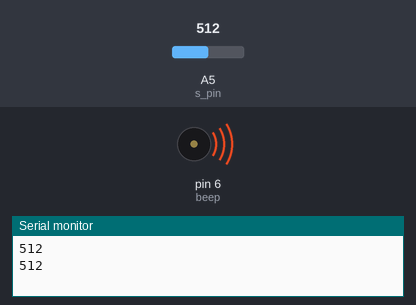
A sketch run on a simulated Arduino Uno, built with avr-gcc and run on an emulated ATmega328P. Shown: buzzer (waves = sounding), the last lines printed to the serial monitor. Inputs (shaded band) come from the test bench; at power-on: A5 (s_pin) = 512.

Above: at 5.3 s.
5.4 s: A5 (s_pin) set to 164
15.0 s: A5 (s_pin) set to 143
At 18.5 s:
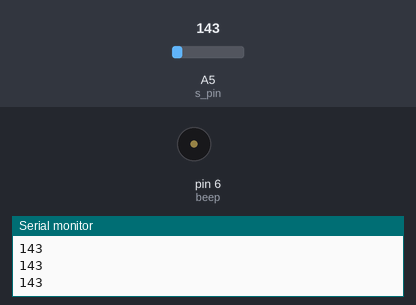
Timing chart, 0 to 20.0 s (numbered marks = the images above; inputs shaded):
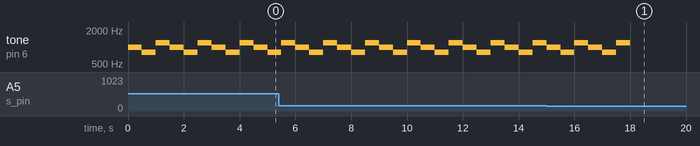

Measured:
- the behaviour switches between 151 and 150 on A5 (s_pin) (found by bisection; images 0 and 1)
- by itself, tone on pin 6 (beep): plays 1000 Hz for 0.50 s, 800 Hz for 0.50 s, 1200 Hz for 0.50 s, 1000 Hz for 0.50 s, 800 Hz for 0.50 s, 1200 Hz for 0.50 s

The sketch:

Human__sensorTest.ino
```cpp
const int s_pin = A5;
const int beep = 6;
int val = 0;

void setup() {
  // put your setup code here, to run once:
  Serial.begin(9600);
  pinMode(s_pin, INPUT);
  pinMode(beep, OUTPUT);
}

void loop() {
  // put your main code here, to run repeatedly:
  val = analogRead(s_pin);
  Serial.println(val);

  if(val > 150){
    int t = 0;
    while(t < 3){
      t++;
      tone(beep, 1000);
      delay(500);
      tone(beep, 800);
      delay(500);
      tone(beep, 1200);
      delay(500);
    }
    noTone(beep);
  }
  else{
    noTone(beep);
  }
}
```
